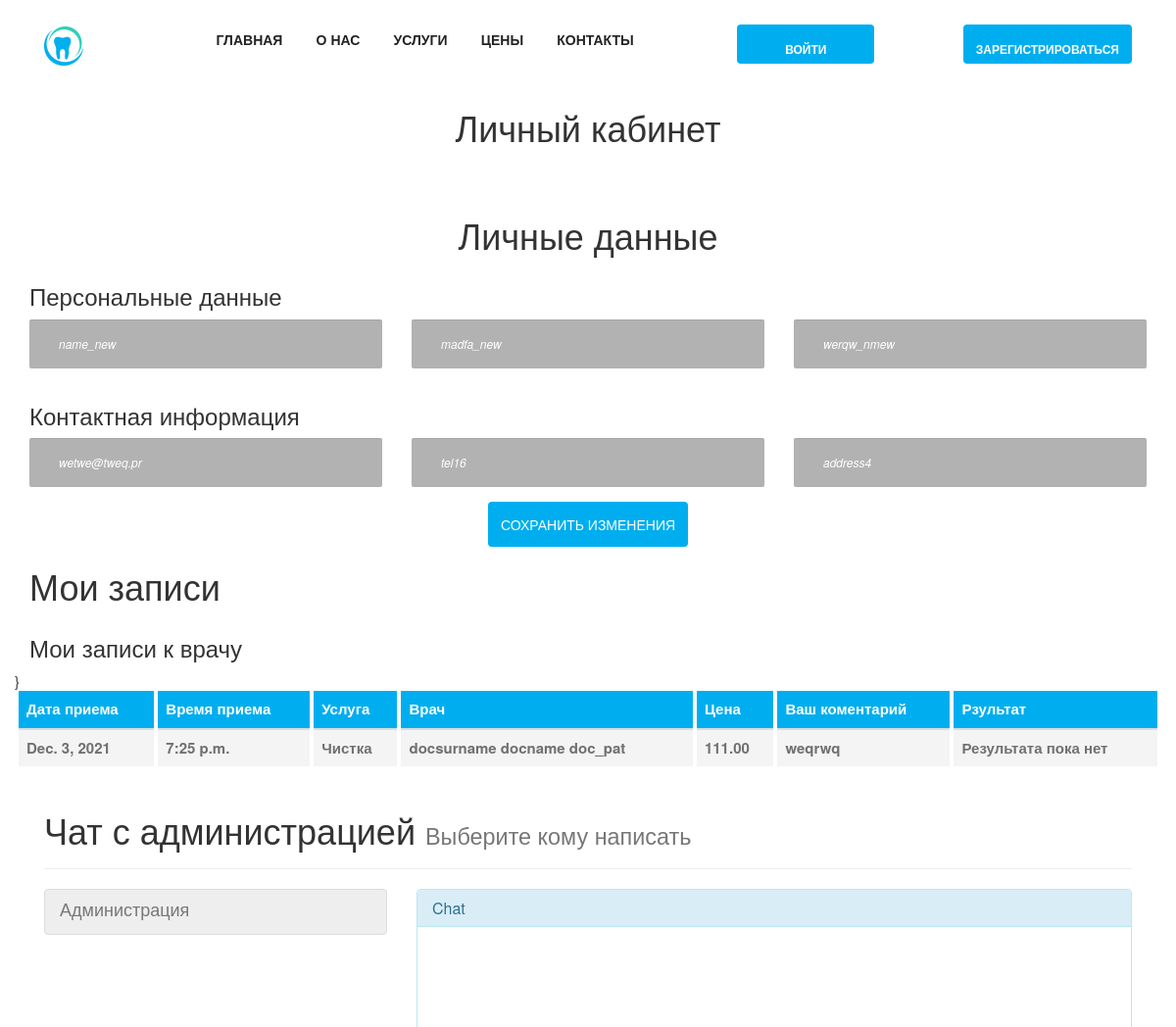
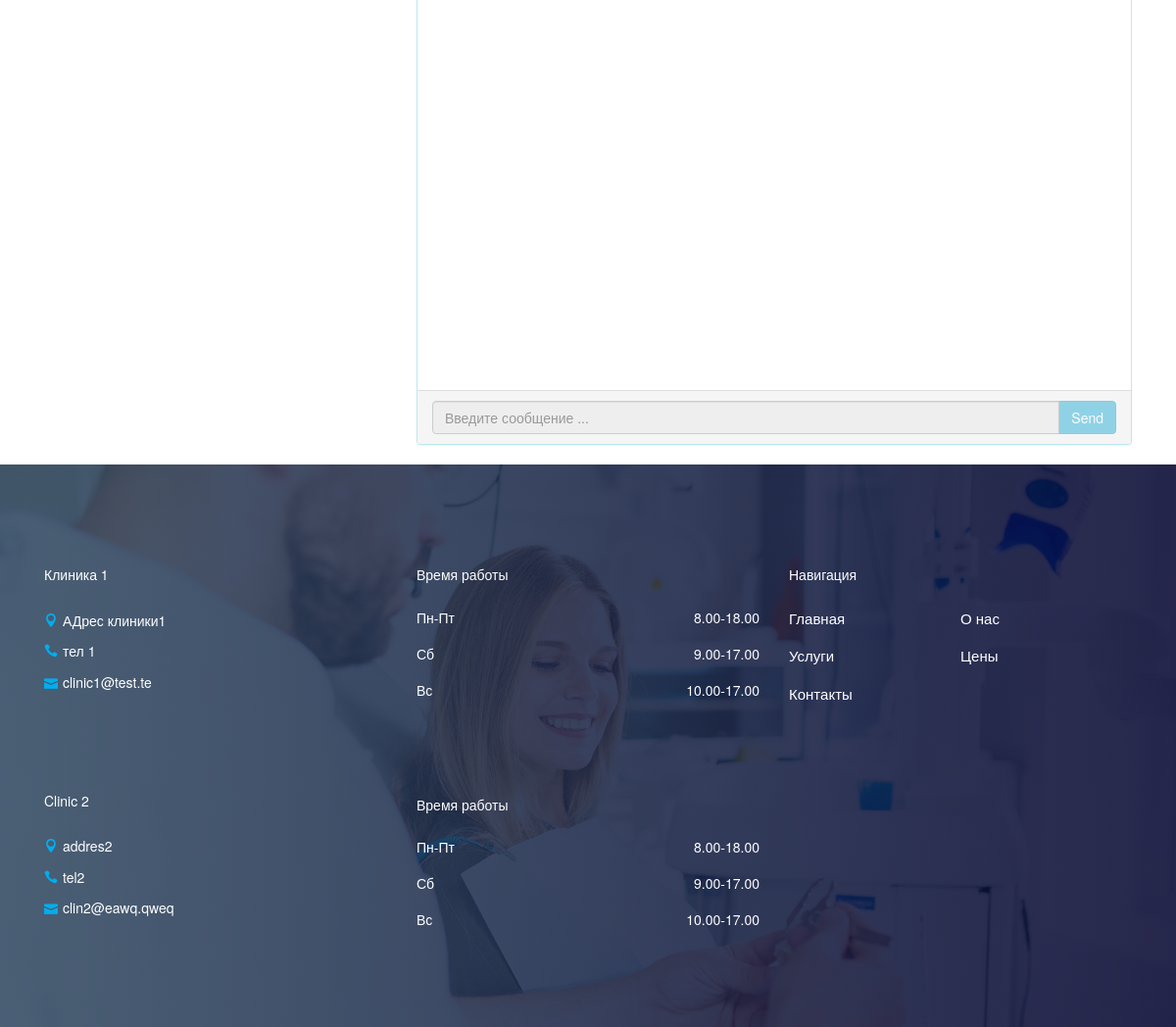
Page /cabinet/8 on the committed database (2 pictures, top to bottom).
### website/models.py (models this page shows, shortened)
class Client(models.Model):
    user = models.OneToOneField(User,
                                on_delete=models.CASCADE)
    phone = models.CharField(max_length=32,
                             verbose_name='Номер телефона',
                             unique=True)
    email = models.EmailField(verbose_name='Почта/email',
                              unique=True)
    address = models.TextField(null=True,
                               blank=True,
                               verbose_name='Физический адресс клиента')
    first_name = models.CharField(max_length=128,
                                  verbose_name='Имя')
    last_name = models.CharField(max_length=128,
                                 verbose_name='Фамилия')
    patronymic = models.CharField(max_length=128,
                                  verbose_name='Отчсество',
                                  null=True,
                                  blank=True)
    special_message = models.TextField(null=True,
                                       blank=True,
                                       verbose_name='Специальное сообзение от администрации')

class Appointment(models.Model):
    register_date = models.DateTimeField(auto_now_add=True,
                                         editable=False,
                                         verbose_name='дата и время регистрации услуги')
    date = models.DateField(verbose_name="Дата приема")
    time = models.TimeField(verbose_name="Время приема")
    clinic = models.ForeignKey('AboutUs',
                               on_delete=models.CASCADE,
                               verbose_name='Клиника')
    service = models.ForeignKey(Service,
                                on_delete=models.CASCADE,
                                verbose_name="Услугп")
    client = models.ForeignKey(Client,
                               on_delete=models.CASCADE,
                               verbose_name='Клиент')
    doctor = models.ForeignKey(DoctorCard,
                               on_delete=models.CASCADE,
                               verbose_name='Врач')
    client_comment = models.TextField(null=True,
                                      blank=True,
                                      verbose_name='Комментарий клиента')
    report = models.TextField(null=True,
                              blank=True,
                              verbose_name='Отчет о посещении')
    class Meta:
        verbose_name = 'Визит к врачу'
        verbose_name_plural = 'Визиты к врачу'

class Service(models.Model):
    class Meta:
        verbose_name = 'Услуга'
        verbose_name_plural = 'Услуги'
    def __str__(self):
        return self.title
    image = models.ImageField(upload_to='website/',
                              blank=True,
                              null=True,
                              verbose_name='Изображение')
    title = models.CharField(max_length=168, verbose_name='Название')
    content = models.TextField(verbose_name='Описание')
    price = models.DecimalField(decimal_places=2,
                                verbose_name='стоимость',
                                max_digits=16)

class DoctorCard(models.Model):
    user = models.OneToOneField(User,
                                on_delete=models.CASCADE)
    phone = models.CharField(max_length=32,
                             verbose_name='Номер телефона',
                             null=True,
                             blank=True)
    email = models.EmailField(verbose_name='Почта/email',
                              null=True,
                              blank=False)
    first_name = models.CharField(max_length=128,
                                  verbose_name='Имя')
    last_name = models.CharField(max_length=128,
                                 verbose_name='Фамилия')
    patronymic = models.CharField(max_length=128,
                                  verbose_name='Отчсество',
                                  null=True,
                                  blank=True)
    image = models.ImageField(upload_to='website/',
                              blank=True,
                              null=True,
                              verbose_name='Изображение')
    description = models.TextField(verbose_name='Описание')
    specialization = models.CharField(verbose_name='специалтзация',
                                      max_length=64)
    def __str__(self):
        return f'{self.last_name} {self.first_name} {self.patronymic}'
    class Meta:
        verbose_name = 'Карточка врача'
        verbose_name_plural = 'Карточки врачей'

class AboutUs(models.Model):
    image = models.ImageField(upload_to='website/',
                              blank=True,
                              null=True,
                              verbose_name='Изображение')
    title = models.CharField(max_length=128, verbose_name='Название')
    content = models.TextField(verbose_name='Описание')
    address = models.CharField(max_length=256,
                               verbose_name='адрес')
    phone = models.CharField(max_length=32,
                             verbose_name='Номер телефона')
    email = models.EmailField(verbose_name='Почта/email',
                              unique=False,
                              blank=False)
    map_iframe = models.TextField(help_text="ссылка на встраивание карт")
    class Meta:
        verbose_name = 'клиника'
        verbose_name_plural = 'клиники'

### website/views.py (the view, shortened to what this page needs)
# urls.py: path('cabinet/<int:user_id>', views.cabinet, name='cabinet_page'),
def cabinet(request, user_id):
    about_us = AboutUs.objects.all()
    if Client.objects.filter(user_id=user_id).exists():
        client = Client.objects.get(user_id=user_id)
        user_appointment = Appointment.objects.filter(client=client)
        return render(request, 'cabinet.html', {'client': client,
                                                'user_appointment': user_appointment,
                                                'about_us': about_us})
    elif Administrator.objects.filter(user_id=user_id).exists():
        administrator = Administrator.objects.get(user_id=user_id)
        return render(request, 'administrator_cabinet.html', {'about_us': about_us,
                                                              'administrator': administrator})

### website/templates/cabinet.html (shortened to what this page needs)
{% extends 'base.html' %}
{% load static %}
{% block content %}
<section>
  <div class="container">
    <div class="row">
      <div class="col-12">
        <div class="section-heading text-center white">
          <h1>Личный кабинет</h1>
      </div>
    </div>
    <div class="row">
      <div class="col-12">
        <div class="text-center white">
          <h1>Личные данные</h1>
        </div>
      </div>
        <div class="col-12">
          <div class="appointment-form">
            <form action="" method="post">
              <div class="row">
                <div class="col-12">
                  <h3>Персональные данные</h3>
                </div>
                <div class="col-md-4">
                  <div class="form-group mb-30">
                    <input name="name" type="text" class="form-control" placeholder="Имя" value="{{client.first_name}}">
                  </div>
                </div>
                <div class="col-md-4">
                  <div class="form-group mb-30">
                    <input name="surname" type="text" class="form-control" placeholder="Фамилия" value="{{client.last_name}}">
                  </div>
                </div>
                <div class="col-md-4">
                  <div class="form-group mb-30">
                    <input name="patronymic" type="text" class="form-control" placeholder="Отчество" value="{{client.patronymic}}">
                  </div>
                </div>
                <div class="col-12">
                  <h3>Контактная информация</h3>
                </div>
                <div class="col-md-4">
                  <div class="form-group mb-30">
                    <input name="email" type="email" class="form-control" placeholder="почта" value="{{client.email}}">
                  </div>
                </div>
                <div class="col-md-4">
                  <div class="form-group mb-30">
                    <input name="tel" type="text" class="form-control" placeholder="номер телефона" value="{{client.phone}}">
                  </div>
                </div>
                <div class="col-md-4">
                  <div class="form-group mb-30">
                    <input name="address" type="text" class="form-control" placeholder="адрес" value="{{client.address}}">
                  </div>
                </div>
                <div class="col-12 text-center">
                  <button type="submit" class="btn dento-btn">Сохранить изменения</button>
                </div>
              </div>
            </form>
          </div>
        </div>
      </div>
    <div class="row">
      <div class="col-12">
        <div class="text-center white">
          <h1>Мои записи</h1>
        </div>
      </div>
    </div>
    <div class="row">
      <div class="col-12">
        <div class="appointment-form">
          <div class="row">
            <div class="col-12">
              <h3>Мои записи к врачу</h3>
            </div>
            <div class="dento-price-table table-responsive">
              <table class="table table-borderless mb-0">
                <thead>
                  <tr>
                    <th scope="col">Дата приема</th>
                    <th scope="col">Время приема</th>
                    <th scope="col">Услуга</th>
                    <th scope="col">Врач</th>
                    <th scope="col">Цена</th>
                    <th scope="col">Ваш коментарий</th>
                    <th scope="col">Рзультат</th>
                  </tr>
                </thead>
                {% for a in user_appointment %}
                  <tbody>
                    <tr>
                      <th scope="row">{{a.date}}</th>
                      <th scope="row">{{a.time}}</th>
                      <th scope="row">{{a.service}}</th>
                      <th scope="row">{{a.doctor}}</th>
                      <th scope="row">{{a.service.price}}</th>
                      <th scope="row">{{a.client_comment}}</th>
                      {% if a.report %}
                        <th scope="row" width="400px">{{a.report}}</th>
                      {% else %}}
                        <th scope="row">Результата пока нет</th>
                      {% endif %}
                    </tr>
                  </tbody>
                {% endfor %}
              </table>
            </div>
          </div>
        </div>
      </div>
    </div>
    <div class="row">
      <div class="col-12">
      </div>
      {% include 'chat/chat_room.html' %}
    </div>
  </div>
</section>
{% endblock %}

### website/templates/base.html (shortened to what this page needs)
{% load static %}
<!DOCTYPE html>
<html lang="en">
<head>
  <link rel="stylesheet" href="{% static 'website/css/style.css' %}">
</head>
<body>
  <header class="header-area">
    <div class="main-header-area">
      <div class="classy-nav-container breakpoint-off">
        <div class="container">
          <nav class="classy-navbar justify-content-between" id="dentoNav">
            <a class="nav-brand" href="{% url 'home' %}"><img src="{% static 'website/img/core-img/favicon.ico' %}" alt=""></a>
            <div class="classy-menu">
              <div class="classynav">
                <ul id="nav">
                  <li><a href="{% url 'home' %}">Главная</a></li>
                  <li><a href="{% url 'about' %}">О нас</a></li>
                  <li><a href="{% url 'service' %}">Услуги</a></li>
                  <li><a href="{% url 'pricing' %}">Цены</a></li>
                  <li><a href="{% url 'contact' %}">Контакты</a></li>
                </ul>
              </div>
            </div>
            {% if user.is_authenticated %}
              <a href="{% url 'booknow' %}" class="btn dento-btn booking-btn">Записаться на прием</a>
              <a href="{% url 'cabinet_page' user.id %}" class="btn dento-btn booking-btn">Личный кабинет</a>
              <a href="{% url 'logout' %}" class="btn dento-btn booking-btn">Выйти</a>
            {% else %}
              <a href="{% url 'login_page' %}" class="btn dento-btn booking-btn">Войти</a>
              <a href="{% url 'registration_page' %}" class="btn dento-btn booking-btn">Зарегистрироваться</a>
            {% endif %}
          </nav>
        </div>
      </div>
    </div>
  </header>
{% block content %}
{% endblock %}
  <footer class="footer-area bg-img bg-gradient-overlay" style="background-image: url({% static 'website/img/bg-img/3.jpg' %});">
    <div class="container">
      <div class="row">
        <div class="col-12 col-sm-6 col-lg-4">
          {% for clinic in about_us %}
            <div class="single-footer-widget">
            <h5 class="widget-title">{{ clinic.title }}</h5>
              <div class="footer-contact">
                <p><i class="icon_pin"></i>{{ clinic.address}}</p>
                <p><i class="icon_phone"></i>{{ clinic.phone }}</p>
                <p><i class="icon_mail"></i>{{ clinic.email }}</p>
              </div>
            </div>
          {% endfor %}
        </div>
        <div class="col-12 col-sm-6 col-lg">
          <div class="single-footer-widget">
            <h5 class="widget-title">Время работы</h5>
            <ul class="opening-hours">
              <li><span>Пн-Пт</span> <span>8.00-18.00</span></li>
              <li><span>Сб</span> <span>9.00-17.00</span></li>
              <li><span>Вс</span> <span>10.00-17.00</span></li>
            </ul>
          </div>
          <div class="single-footer-widget">
            <h5 class="widget-title">Время работы</h5>
            <ul class="opening-hours">
              <li><span>Пн-Пт</span> <span>8.00-18.00</span></li>
              <li><span>Сб</span> <span>9.00-17.00</span></li>
              <li><span>Вс</span> <span>10.00-17.00</span></li>
            </ul>
          </div>
        </div>
        <div class="col-12 col-sm-6 col-lg">
          <div class="single-footer-widget">
            <h5 class="widget-title">Навигация</h5>
            <nav>
              <ul class="quick-links">
                <li><a href="{% url 'home' %}">Главная</a></li>
                <li><a href="{% url 'about' %}">О нас</a></li>
                <li><a href="{% url 'service' %}">Услуги</a></li>
                <li><a href="{% url 'pricing' %}">Цены</a></li>
                <li><a href="{% url 'contact' %}">Контакты</a></li>
              </ul>
            </nav>
          </div>
        </div>
      </div>
    </div>
  </footer>
</body>
</html>

### rows in the picture
Client: name "name_new", surname "madfa_new", patronymic "werqw_nmew", email "wetwe@tweq.pr", tel "tel16", address "address4"
Appointment: date "Dec. 3, 2021", time "7:25 p.m.", service "Чистка", doctor "docsurname docname doc_pat", service.price "111.00", client_comment "weqrwq", report "Результата пока нет"
AboutUs: title "Клиника 1", address "АДрес клиники1", phone "тел 1", email "clinic1@test.te"
AboutUs: title "Clinic 2", address "addres2", phone "tel2", email "clin2@eawq.qweq"
